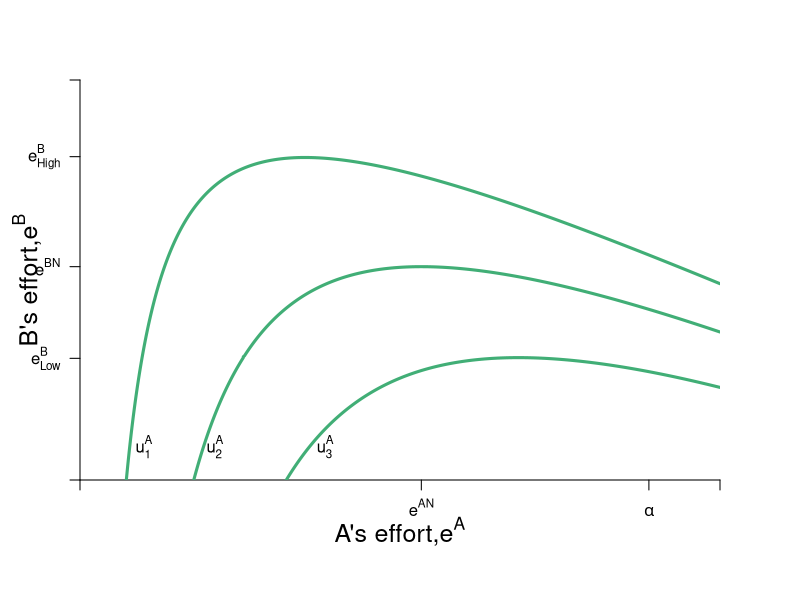

Here is the R script that generated this plot:
#Graph Designer: Simon Halliday & Madeleine Wettach '20
#Authors: Bowles, Foley and Halliday
#Title: Coordination, Conflict and Competition: A Text in Microeconomics

require(shape)
pdf(file = "coordination_failures/step_by_step_graphs_6/brf_indiffs_A_step1.pdf", width = 9, height = 7)

#Set parameters for graphics
axislabelsize <- 1.5
graphlinewidth <- 3
segmentlinewidth <- 2

COL <- c("#7fc97f", "#beaed4", "#fdc086", "#ffff99", "#386cb0", "#f0027f", "#bf5b17", "#666666")
COLA <- c("#99d8c9","#66c2a4","#41ae76", "#238b45", "#005824")
COLB <- c("#4eb3d3", "#2b8cbe", "#0868ac","#084081")

par(mar =  c(6, 4, 4, 4))

uA <- function(ea, eb, alpha = 16, beta = 1/24) {
  alpha*(1 - beta*eb)*ea - 0.5*(ea)^2
}

uB <- function(ea, eb, alpha = 16, beta = 1/24) {
  alpha*(1 - beta*ea)*eb - 0.5*(eb)^2
}

brfB <- function(ea, alpha = 16, beta = 1/24) {
  alpha*(1 - beta*ea)
}

brfA <- function(ea, alpha = 16, beta = 1/24) {
  (alpha - ea)/(alpha * beta)
}

brfPE <- function(ea, alpha = 16, beta = 1/12) {
  alpha*(1 - beta*ea)
}

indiffA <- function(ea, alpha = 16, beta = 1/24, uA = 46.08) {
  1/beta - (0.5*ea)/(alpha*beta) - uA/(alpha*beta*ea)
}

indiffB <- function(eb, alpha = 16, beta = 1/24, uB = 46.08) {
  (alpha*eb - uB - 0.5*eb^2)/(alpha*beta*eb)
}

indiffB2 <- function(ea, alpha = 16, beta = 1/24, uB = 46.08) {
  sqrt(alpha^2*(beta*ea - 1)^2 - 2*uB) - alpha*beta*ea + alpha
}

indiffB3 <- function(ea, alpha = 16, beta = 1/24, uB = 46.08) {
  -sqrt(alpha^2*(beta*ea - 1)^2 - 2*uB) - alpha*beta*ea + alpha
}


xlims <- c(0, 18)
ylims <- c(0, 18)

npts <- 501 
x <- seq(xlims[1], xlims[2], length.out = npts)
y <- seq(ylims[1], ylims[2], length.out = npts) 
a <- c(20, 46.08, 76)

plot(0, 0, xlim = xlims, ylim = ylims, type = "n",
     xlab = expression(paste("")),
     ylab = expression(paste("")), 
     xaxt = "n", 
     yaxt = "n", 
     cex.lab = axislabelsize, 
     bty = "n",
     xaxs="i", 
     yaxs="i")

# ticksy <- seq(from = 0, to = ylims[2], by = 2)
# ylabels <- seq(from = 0, to = ylims[2], by = 2)
# ticksx <- seq(from = 0, to = xlims[2], by = 2)
# xlabels <- seq(from = 0, to = xlims[2], by = 2)
ticksy <- c(0, brfA(ea = 12.35), 9.6, brfA(ea = 6.3), 18)
ylabels <- c(NA, expression(paste(e[Low]^B)), expression(paste(e^{BN})), expression(paste(e[High]^B)), NA)
ticksx <- c(0, 9.6, 16, 18)
xlabels <- c(NA, expression(paste(e^{AN})), expression(paste(alpha)), NA)


axis(1, at = ticksx, pos = 0, labels = xlabels)
axis(2, at = ticksy, pos = 0, labels = ylabels, las = 1)

npts <- 500 
xx1 <- seq(xlims[1], xlims[2], length.out = npts)
##lines(xx1, brfA(xx1, alpha = 16, beta = 1/24), col = COLA[4], lwd = graphlinewidth)


contour(y, x, 
        outer(x, y, uA),
        drawlabels = FALSE,
        col = COLA[3],
        lwd = graphlinewidth,
        levels = a, 
        xaxs="i", 
        yaxs="i", 
        add = TRUE) 

mtext(expression(paste("A's effort,", e^A)), side=1, line = 2.5, cex = axislabelsize)
text(-1.5, 9, expression(paste("B's effort,", e^B)), xpd = TRUE, cex = axislabelsize, srt = 90) 

#Label the iso-welfare functions for the HG, Aisha
text(1.8, 1.5, expression(u[1]^A))
text(3.8, 1.5, expression(u[2]^A))
text(6.9, 1.5, expression(u[3]^A))

#Label Nash Equilibrium 
##segments(0, 9.6, 9.6, 9.6, lty = 2, col = "gray" , lwd = segmentlinewidth)
##segments(9.6, 0, 9.6, 9.6, lty = 2, col = "gray" , lwd = segmentlinewidth)
##points(9.6, 9.6, pch = 16, col = "black", cex = 1.5)
##text(11.3, 10.1, expression(paste("Nash Equilibrium")))
##text(9.3, 9.3, expression(paste("n")))



##segments(0, brfA(ea = 12.35), 12.35 + 2, brfA(ea = 12.35), lty = 2, col = "gray" , lwd = segmentlinewidth)
##segments(12.35, brfA(ea = 12.35) - 2, 12.35, brfA(ea = 12.35), lty = 2, col = "gray" , lwd = segmentlinewidth)
##points(12.35, brfA(ea = 12.35), pch = 16, col = "black", cex = 1.5)
##text(12.35 - 0.3, brfA(ea = 12.35) - 0.4, expression(paste("j")))

##segments(0, brfA(ea = 6.3), 6.3 + 2, brfA(ea = 6.3), lty = 2, col = "gray" , lwd = segmentlinewidth)
##segments(6.3, brfA(ea = 6.3) - 2, 6.3, brfA(ea = 6.3), lty = 2, col = "gray" , lwd = segmentlinewidth)
##points(6.3, brfA(ea = 6.3), pch = 16, col = "black", cex = 1.5)
##text(6.3 - 0.3, brfA(ea = 6.3) - 0.4, expression(paste("k")))

##text(12.1, 2, expression(paste("A's best-response function")))
##text(12.1, 1, expression(paste(e^A*(e^B) == alpha(1 - beta*e^B) )))
##Arrows(13.9, 1, 15, 1, col = "black", lty = 1, lwd = 2, arr.type = "triangle", arr.lwd = 0.5)


##text(10.2, 17, expression(paste(mrs^{A}*(list(e^A, e^B)) == frac(u[e^A], u[e^B]), phantom() == -frac(alpha*(1 - beta*e^B) - e^A, alpha*beta*e^A), phantom() == 0, " at maximum of ", u[1]^A)))
##Arrows(6.3, 16.5, 6.3, 15.25, col = "black", lty = 1, lwd = 2, arr.type = "triangle", arr.lwd = 0.5)



dev.off()
